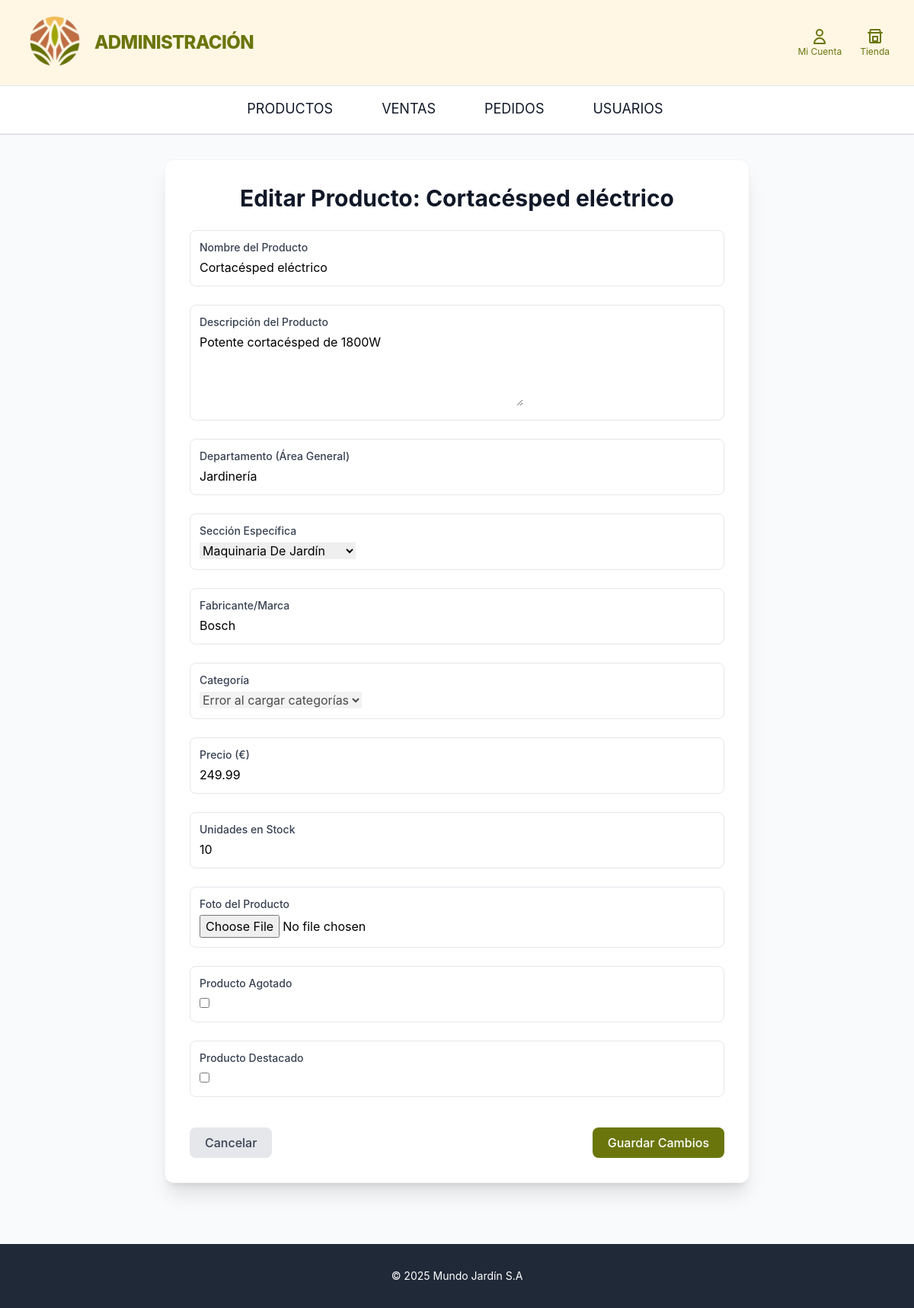
The page /catalogoAdmin/editar/13/ on the database its author committed.
### home/models.py (models this page shows, shortened)
class Producto(models.Model):
    nombre= models.CharField(max_length=200)
    descripcion= models.TextField()
    departamento= models.CharField(max_length=200)
    seccion=models.CharField(max_length=50, choices=Seccion.choices)
    fabricante=models.CharField(max_length=200)
    categoria=models.CharField(max_length=50, choices=Categoria.choices)
    precio= models.DecimalField(max_digits=10, decimal_places=2)
    stock=models.IntegerField(default=0)
    imagen= models.ImageField(upload_to='', blank=True, null=True)
    esta_agotado= models.BooleanField(default=False)
    esta_destacado= models.BooleanField(default=False)
    orden = models.PositiveIntegerField(default=0, blank=False, null=False)
    class Meta:
        ordering = ['orden']

### catalogo_admin/views.py (the view)
# urls.py: path('editar/<int:pk>/', views.editar_producto, name='editar_producto'),
def editar_producto(request, pk):
    producto = get_object_or_404(Producto, pk=pk)
    if request.method == 'POST':
        form = ProductoForm(request.POST, request.FILES, instance=producto)
        if form.is_valid():
            form.save()
            return redirect('lista_productos')
    else:
        form = ProductoForm(instance=producto)
    context = {
        'form': form,
        'producto': producto,
        'es_edicion': True
    }
    return render(request, 'catalogo_admin/anadir_producto.html', context)

### home/context_processors.py (called while the page is built)
def productos_en_cesta(request):
    total_items = 0
    if request.user.is_authenticated:
        try:
            cesta = CestaCompra.objects.get(usuario_cliente__usuario=request.user)
        except CestaCompra.DoesNotExist:
            cesta = None
    else:
        session_id = request.session.get("cesta_id")
        cesta = CestaCompra.objects.filter(session_id=session_id).first() if session_id else None
    if cesta:
        total_items = sum(item.cantidad for item in cesta.items.all())
    return {'total_items_cesta': total_items}

### catalogo_admin/templates/catalogo_admin/anadir_producto.html (shortened to what this page needs)
{% extends 'catalogo_admin/base_admin.html' %}
{% load static %}
{% block content %}
<div class="max-w-3xl mx-auto bg-white p-8 rounded-xl shadow-xl border border-gray-100">
    <h1 class="text-3xl font-bold text-gray-900 mb-6 text-center lm-text-green">
        {% if es_edicion %}
            Editar Producto: {{ producto.nombre }}
        {% else %}
            Añadir Nuevo Producto
        {% endif %}
    </h1>
    <form method="post" enctype="multipart/form-data" class="space-y-6">
        {% for field in form %}
        <div class="border border-gray-200 rounded-lg p-3">
            <label for="{{ field.id_for_label }}" class="block text-sm font-medium text-gray-700 mb-1">
                {{ field.label }}
            </label>
            {{ field }}
        </div>
        {% endfor %}
        <div class="flex justify-between items-center pt-4">
            <a href="{% url 'lista_productos' %}"
                class="bg-gray-200 text-gray-700 px-5 py-2 rounded-lg hover:bg-gray-300 transition font-medium">
                Cancelar
            </a>
            <button type="submit"
                    class="lm-green text-white px-5 py-2 rounded-lg hover:bg-[#bf7149] transition font-medium">
                {% if es_edicion %}
                    Guardar Cambios
                {% else %}
                    Guardar Producto
                {% endif %}
            </button>
        </div>
    </form>
</div>
{% endblock content %}

### catalogo_admin/templates/catalogo_admin/base_admin.html (style rules this page uses)
body { font-family: 'Inter', sans-serif; }
.lm-green { background-color: #6a760c; }
.lm-text-green { color: #6a760c; }

### rows shown on the page
Producto: nombre "Cortacésped eléctrico", form "Cortacésped eléctrico" "Potente cortacésped de 1800W" "Jardinería" "Maquinaria De Jardín" "Bosch" "Error al cargar categorías" "249.99" "10"

### other values the page prints
{{ field.label }} "Nombre del Producto" "Descripción del Producto" "Departamento (Área General)" "Sección Específica" "Fabricante/Marca" "Categoría" "Precio (€)" "Unidades en Stock" "Foto del Producto" "Producto Agotado" "Producto Destacado"
